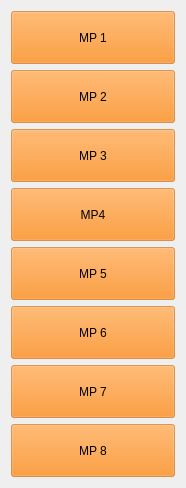
              <widget class="QWidget" name="scrollAreaWidgetContents_3">
               <property name="geometry">
                <rect>
                 <x>0</x>
                 <y>0</y>
                 <width>186</width>
                 <height>488</height>
                </rect>
               </property>
               <layout class="QVBoxLayout" name="verticalLayout_16">
                <item>
                 <widget class="QPushButton" name="pushButton_24">
                  <property name="sizePolicy">
                   <sizepolicy hsizetype="Minimum" vsizetype="Expanding">
                    <horstretch>0</horstretch>
                    <verstretch>0</verstretch>
                   </sizepolicy>
                  </property>
                  <property name="focusPolicy">
                   <enum>Qt::TabFocus</enum>
                  </property>
                  <property name="layoutDirection">
                   <enum>Qt::LeftToRight</enum>
                  </property>
                  <property name="styleSheet">
                   <string notr="true">background-color: rgba(255, 128, 0, 130);</string>
                  </property>
                  <property name="inputMethodHints">
                   <set>Qt::ImhNone</set>
                  </property>
                  <property name="text">
                   <string>MP 1</string>
                  </property>
                  <property name="checkable">
                   <bool>true</bool>
                  </property>
                 </widget>
                </item>
                <item>
                 <widget class="QPushButton" name="pushButton_25">
                  <property name="sizePolicy">
                   <sizepolicy hsizetype="Minimum" vsizetype="Expanding">
                    <horstretch>0</horstretch>
                    <verstretch>0</verstretch>
                   </sizepolicy>
                  </property>
                  <property name="focusPolicy">
                   <enum>Qt::TabFocus</enum>
                  </property>
                  <property name="layoutDirection">
                   <enum>Qt::LeftToRight</enum>
                  </property>
                  <property name="styleSheet">
                   <string notr="true">background-color: rgba(255, 128, 0, 130);</string>
                  </property>
                  <property name="inputMethodHints">
                   <set>Qt::ImhNone</set>
                  </property>
                  <property name="text">
                   <string>MP 2</string>
                  </property>
                  <property name="checkable">
                   <bool>true</bool>
                  </property>
                 </widget>
                </item>
                <item>
                 <widget class="QPushButton" name="pushButton_26">
                  <property name="sizePolicy">
                   <sizepolicy hsizetype="Minimum" vsizetype="Expanding">
                    <horstretch>0</horstretch>
                    <verstretch>0</verstretch>
                   </sizepolicy>
                  </property>
                  <property name="focusPolicy">
                   <enum>Qt::TabFocus</enum>
                  </property>
                  <property name="layoutDirection">
                   <enum>Qt::LeftToRight</enum>
                  </property>
                  <property name="styleSheet">
                   <string notr="true">background-color: rgba(255, 128, 0, 130);</string>
                  </property>
                  <property name="inputMethodHints">
                   <set>Qt::ImhNone</set>
                  </property>
                  <property name="text">
                   <string>MP 3</string>
                  </property>
                  <property name="checkable">
                   <bool>true</bool>
                  </property>
                 </widget>
                </item>
                <item>
                 <widget class="QPushButton" name="pushButton_27">
                  <property name="sizePolicy">
                   <sizepolicy hsizetype="Minimum" vsizetype="Expanding">
                    <horstretch>0</horstretch>
                    <verstretch>0</verstretch>
                   </sizepolicy>
                  </property>
                  <property name="focusPolicy">
                   <enum>Qt::TabFocus</enum>
                  </property>
                  <property name="layoutDirection">
                   <enum>Qt::LeftToRight</enum>
                  </property>
                  <property name="styleSheet">
                   <string notr="true">background-color: rgba(255, 128, 0, 130);
</string>
                  </property>
                  <property name="inputMethodHints">
                   <set>Qt::ImhNone</set>
                  </property>
                  <property name="text">
                   <string>MP4</string>
                  </property>
                  <property name="checkable">
                   <bool>true</bool>
                  </property>
                 </widget>
                </item>
                <item>
                 <widget class="QPushButton" name="pushButton_28">
                  <property name="sizePolicy">
                   <sizepolicy hsizetype="Minimum" vsizetype="Expanding">
                    <horstretch>0</horstretch>
                    <verstretch>0</verstretch>
                   </sizepolicy>
                  </property>
                  <property name="focusPolicy">
                   <enum>Qt::TabFocus</enum>
                  </property>
                  <property name="layoutDirection">
                   <enum>Qt::LeftToRight</enum>
                  </property>
                  <property name="styleSheet">
                   <string notr="true">background-color: rgba(255, 128, 0, 130);</string>
                  </property>
                  <property name="inputMethodHints">
                   <set>Qt::ImhNone</set>
                  </property>
                  <property name="text">
                   <string>MP 5</string>
                  </property>
                  <property name="checkable">
                   <bool>true</bool>
                  </property>
                 </widget>
                </item>
                <item>
                 <widget class="QPushButton" name="pushButton_29">
                  <property name="sizePolicy">
                   <sizepolicy hsizetype="Minimum" vsizetype="Expanding">
                    <horstretch>0</horstretch>
                    <verstretch>0</verstretch>
                   </sizepolicy>
                  </property>
                  <property name="focusPolicy">
                   <enum>Qt::TabFocus</enum>
                  </property>
                  <property name="layoutDirection">
                   <enum>Qt::LeftToRight</enum>
                  </property>
                  <property name="styleSheet">
                   <string notr="true">background-color: rgba(255, 128, 0, 130);</string>
                  </property>
                  <property name="inputMethodHints">
                   <set>Qt::ImhNone</set>
                  </property>
                  <property name="text">
                   <string>MP 6</string>
                  </property>
                  <property name="checkable">
                   <bool>true</bool>
                  </property>
                 </widget>
                </item>
                <item>
                 <widget class="QPushButton" name="pushButton_30">
                  <property name="sizePolicy">
                   <sizepolicy hsizetype="Minimum" vsizetype="Expanding">
                    <horstretch>0</horstretch>
                    <verstretch>0</verstretch>
                   </sizepolicy>
                  </property>
                  <property name="focusPolicy">
                   <enum>Qt::TabFocus</enum>
                  </property>
                  <property name="layoutDirection">
                   <enum>Qt::LeftToRight</enum>
                  </property>
                  <property name="styleSheet">
                   <string notr="true">background-color: rgba(255, 128, 0, 130);</string>
                  </property>
                  <property name="inputMethodHints">
                   <set>Qt::ImhNone</set>
                  </property>
                  <property name="text">
                   <string>MP 7</string>
                  </property>
                  <property name="checkable">
                   <bool>true</bool>
                  </property>
                 </widget>
                </item>
                <item>
                 <widget class="QPushButton" name="pushButton_31">
                  <property name="sizePolicy">
                   <sizepolicy hsizetype="Minimum" vsizetype="Expanding">
                    <horstretch>0</horstretch>
                    <verstretch>0</verstretch>
                   </sizepolicy>
                  </property>
                  <property name="focusPolicy">
                   <enum>Qt::TabFocus</enum>
                  </property>
                  <property name="layoutDirection">
                   <enum>Qt::LeftToRight</enum>
                  </property>
                  <property name="styleSheet">
                   <string notr="true">background-color: rgba(255, 128, 0, 130);</string>
                  </property>
                  <property name="inputMethodHints">
                   <set>Qt::ImhNone</set>
                  </property>
                  <property name="text">
                   <string>MP 8</string>
                  </property>
                  <property name="checkable">
                   <bool>true</bool>
                  </property>
                 </widget>
                </item>
               </layout>
              </widget>
